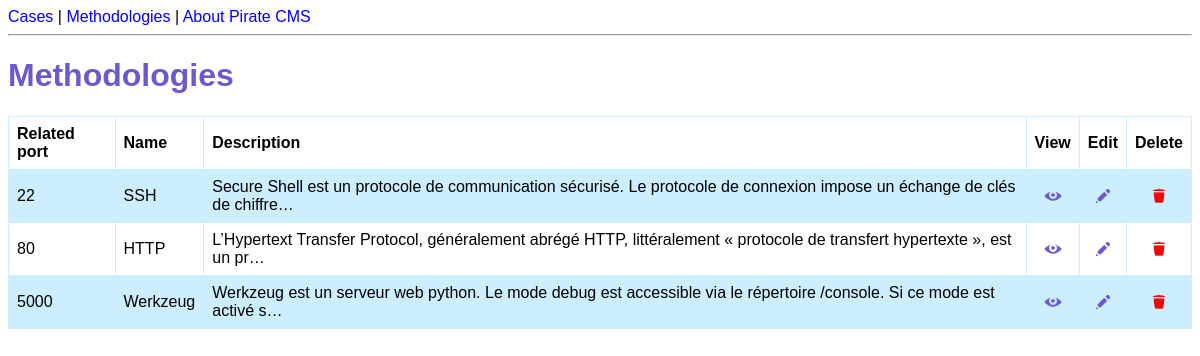
The app's page /methodologies/ with its own data.
### cms/models.py (models this page shows, shortened)
class Methodology(models.Model):
    related_port = models.fields.IntegerField(null=True, validators=[MaxValueValidator(65535)])
    name = models.fields.CharField(max_length=250, null=True, blank=True)
    description = models.fields.CharField(max_length=20000, null=True, blank=True)

### cms/views.py (the view)
# urls.py: path('methodologies/', views.methodologies_list, name='methodologies-list'),
def methodologies_list(request):
    methodologies = Methodology.objects.all()
    return render(request, 'cms/methodologies.html', {'methodologies': methodologies})

### cms/templates/cms/methodologies.html (shortened to what this page needs)
{% extends 'cms/base.html' %}
{% load static %}
{% block content %}
<h1>Methodologies</h1>
<table>
    <tr>
        <th>Related port</th>
        <th>Name</th>
        <th>Description</th>
        <th style="text-align: center;">View</th>
        <th style="text-align: center;">Edit</th>
        <th style="text-align: center;"> Delete</th>
    </tr>
    {% for methodology in methodologies %}
    <tr>
        <td>{{ methodology.related_port|upper }}</td>
        <td>{{ methodology.name }}</td>
        <td>{{ methodology.description|truncatechars:120 }}</td>
        <td style="text-align: center;">
            <a href="{% url 'methodology-detail' methodology.id %}"">
                <img  src="{% static 'cms/view_icon.png' %}" width="18" height="18" title="View details">
            </a>
        </td>
        <td style="text-align: center;">
            <a href="{% url 'update-methodology' methodology.id %}">
                <img src="{% static 'cms/edit_icon.png' %}" width="18" height="18" title="Edit">
            </a>
        </td>
        <td style="text-align: center;">
            <a href="{% url 'delete-methodology' methodology.id %}">
                <img src="{% static 'cms/delete_icon.png' %}" width="18" height="18" title="Delete">
            </a>
        </td>
    </tr>
    {% endfor %}
</table>
{% endblock %}

### cms/static/cms/styles.css (style rules this page uses)
* { font-family: Helvetica; }
h1 { color: slateblue; }
a { text-decoration: none; color: blue; }
table { width: 100%; border-collapse: collapse; }
td, th { border: 1px solid #cceeff; text-align: left; padding: 8px; }
tr:nth-child(even) { background-color: #cceeff; }

### records on screen
Methodology: related_port "22", name "SSH", description "Secure Shell est un protocole de communication sécurisé. Le protocole de connexion impose un échange de clés de chiffre…"
Methodology: related_port "80", name "HTTP", description "L’Hypertext Transfer Protocol, généralement abrégé HTTP, littéralement « protocole de transfert hypertexte », est un pr…"
Methodology: related_port "5000", name "Werkzeug", description "Werkzeug est un serveur web python. Le mode debug est accessible via le répertoire /console. Si ce mode est activé s…"
